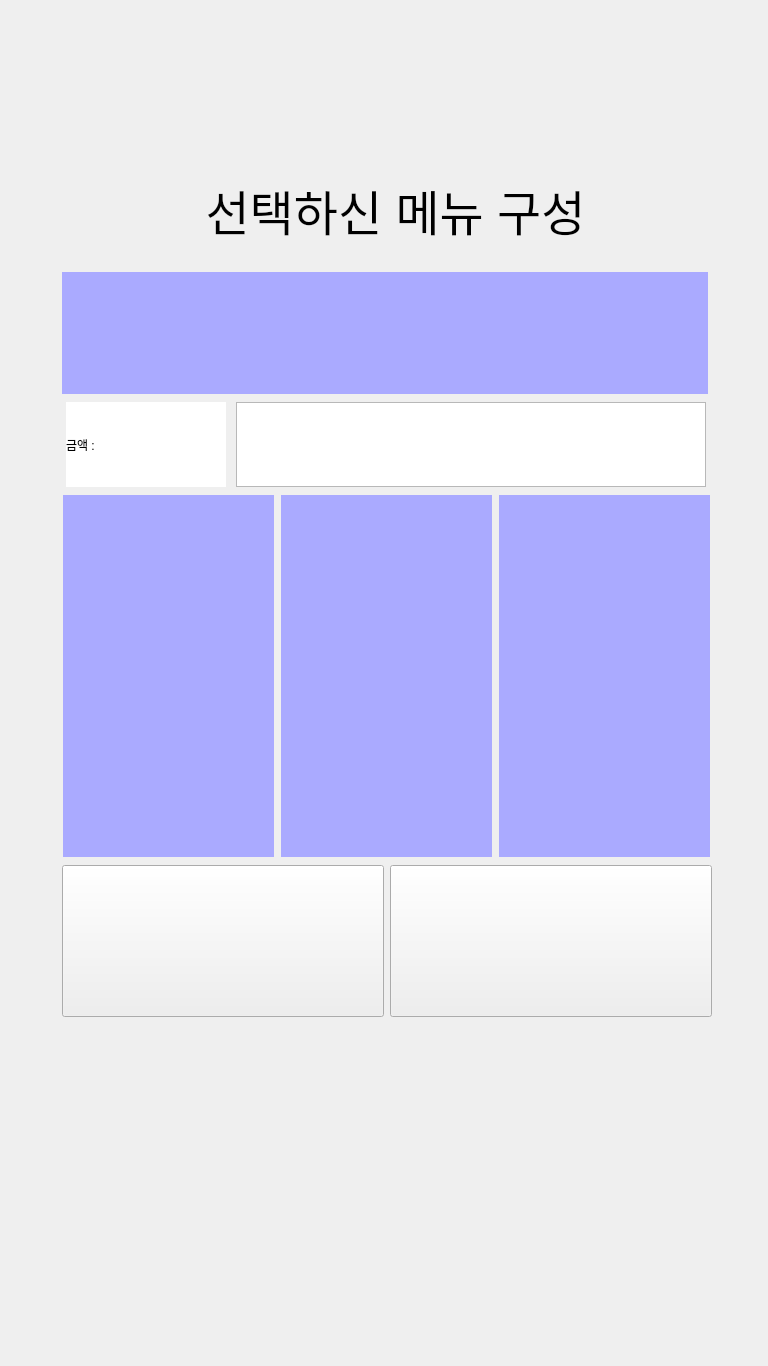
<?xml version="1.0" encoding="UTF-8"?>
<ui version="4.0">
 <class>Form</class>
 <widget class="QWidget" name="Form">
  <property name="geometry">
   <rect>
    <x>0</x>
    <y>0</y>
    <width>768</width>
    <height>1366</height>
   </rect>
  </property>
  <property name="minimumSize">
   <size>
    <width>768</width>
    <height>1366</height>
   </size>
  </property>
  <property name="maximumSize">
   <size>
    <width>768</width>
    <height>1366</height>
   </size>
  </property>
  <property name="windowTitle">
   <string>Form</string>
  </property>
  <widget class="QLabel" name="rec_label">
   <property name="geometry">
    <rect>
     <x>160</x>
     <y>170</y>
     <width>471</width>
     <height>81</height>
    </rect>
   </property>
   <property name="styleSheet">
    <string notr="true">font: 26pt &quot;Agency FB&quot;;
font: 81 28pt &quot;나눔스퀘어&quot;;</string>
   </property>
   <property name="text">
    <string>&lt;html&gt;&lt;head/&gt;&lt;body&gt;&lt;p align=&quot;center&quot;&gt;&lt;span style=&quot; font-size:36pt;&quot;&gt;선택하신 메뉴 구성&lt;/span&gt;&lt;/p&gt;&lt;/body&gt;&lt;/html&gt;</string>
   </property>
  </widget>
  <widget class="QWidget" name="layoutWidget">
   <property name="geometry">
    <rect>
     <x>60</x>
     <y>270</y>
     <width>655</width>
     <height>750</height>
    </rect>
   </property>
   <layout class="QGridLayout" name="gridLayout">
    <item row="0" column="0">
     <widget class="QWidget" name="cur_mn" native="true">
      <property name="minimumSize">
       <size>
        <width>646</width>
        <height>122</height>
       </size>
      </property>
      <property name="maximumSize">
       <size>
        <width>646</width>
        <height>122</height>
       </size>
      </property>
      <property name="styleSheet">
       <string notr="true">background-color: rgb(170, 170, 255);</string>
      </property>
     </widget>
    </item>
    <item row="1" column="0">
     <layout class="QHBoxLayout" name="horizontalLayout">
      <item>
       <widget class="QLabel" name="label">
        <property name="minimumSize">
         <size>
          <width>160</width>
          <height>85</height>
         </size>
        </property>
        <property name="maximumSize">
         <size>
          <width>160</width>
          <height>85</height>
         </size>
        </property>
        <property name="styleSheet">
         <string notr="true">background-color: rgb(255, 255, 255);
font: 75 48pt &quot;나눔스퀘어&quot;;</string>
        </property>
        <property name="text">
         <string>금액 :</string>
        </property>
       </widget>
      </item>
      <item>
       <widget class="QTextEdit" name="cur_price">
        <property name="minimumSize">
         <size>
          <width>470</width>
          <height>85</height>
         </size>
        </property>
        <property name="maximumSize">
         <size>
          <width>470</width>
          <height>85</height>
         </size>
        </property>
       </widget>
      </item>
     </layout>
    </item>
    <item row="2" column="0">
     <layout class="QHBoxLayout" name="horizontalLayout_3">
      <item>
       <widget class="QWidget" name="cur_bg" native="true">
        <property name="minimumSize">
         <size>
          <width>211</width>
          <height>362</height>
         </size>
        </property>
        <property name="maximumSize">
         <size>
          <width>211</width>
          <height>362</height>
         </size>
        </property>
        <property name="styleSheet">
         <string notr="true">background-color: rgb(170, 170, 255);</string>
        </property>
       </widget>
      </item>
      <item>
       <widget class="QWidget" name="cur_side" native="true">
        <property name="minimumSize">
         <size>
          <width>211</width>
          <height>362</height>
         </size>
        </property>
        <property name="maximumSize">
         <size>
          <width>211</width>
          <height>362</height>
         </size>
        </property>
        <property name="styleSheet">
         <string notr="true">background-color: rgb(170, 170, 255);</string>
        </property>
       </widget>
      </item>
      <item>
       <widget class="QWidget" name="cur_drk" native="true">
        <property name="minimumSize">
         <size>
          <width>211</width>
          <height>362</height>
         </size>
        </property>
        <property name="maximumSize">
         <size>
          <width>211</width>
          <height>362</height>
         </size>
        </property>
        <property name="styleSheet">
         <string notr="true">background-color: rgb(170, 170, 255);</string>
        </property>
       </widget>
      </item>
     </layout>
    </item>
    <item row="3" column="0">
     <layout class="QHBoxLayout" name="horizontalLayout_2">
      <item>
       <widget class="QPushButton" name="now_go">
        <property name="minimumSize">
         <size>
          <width>322</width>
          <height>152</height>
         </size>
        </property>
        <property name="maximumSize">
         <size>
          <width>322</width>
          <height>152</height>
         </size>
        </property>
        <property name="text">
         <string/>
        </property>
       </widget>
      </item>
      <item>
       <widget class="QPushButton" name="now_add">
        <property name="minimumSize">
         <size>
          <width>322</width>
          <height>152</height>
         </size>
        </property>
        <property name="maximumSize">
         <size>
          <width>322</width>
          <height>152</height>
         </size>
        </property>
        <property name="text">
         <string/>
        </property>
       </widget>
      </item>
     </layout>
    </item>
   </layout>
  </widget>
  <widget class="QLabel" name="plz_bg">
   <property name="geometry">
    <rect>
     <x>0</x>
     <y>-10</y>
     <width>768</width>
     <height>1366</height>
    </rect>
   </property>
   <property name="minimumSize">
    <size>
     <width>768</width>
     <height>1366</height>
    </size>
   </property>
   <property name="maximumSize">
    <size>
     <width>768</width>
     <height>1366</height>
    </size>
   </property>
   <property name="text">
    <string/>
   </property>
  </widget>
  <zorder>plz_bg</zorder>
  <zorder>rec_label</zorder>
  <zorder>layoutWidget</zorder>
 </widget>
 <resources/>
 <connections/>
</ui>
